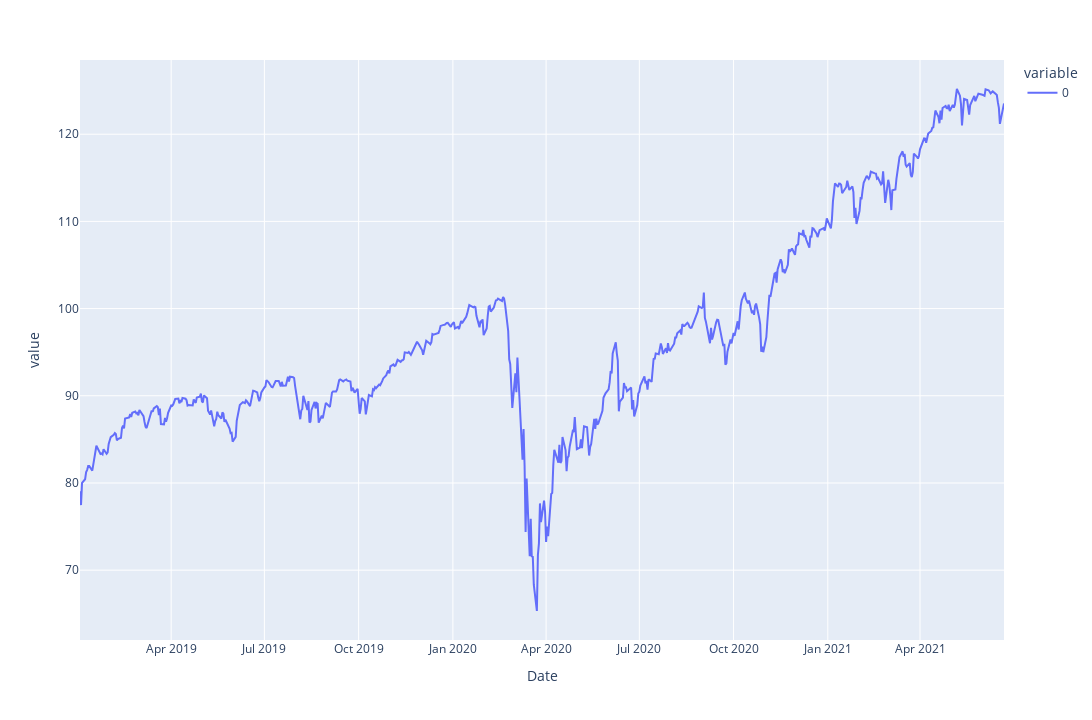

The notebook cell saved with this chart:
### Code cell
#Create everage of all ETFs
data_average = data.mean(axis=1)

px.line(data_average,width=1280,height=720)

### Figure 1 — Plotly figure (JSON) as saved in the notebook; plotly's stock layout.template omitted (floating-point values rounded to 4 significant figures; data arrays with more than 128 entries replaced by an {"elided": "..."} marker saying what was removed)
{"data": [{"hovertemplate": "variable=0<br>Date=%{x}<br>value=%{y}<extra></extra>", "legendgroup": "0", "line": {"color": "#636efa", "dash": "solid"}, "mode": "lines", "name": "0", "orientation": "v", "showlegend": true, "type": "scatter", "x": {"elided": "623 str values"}, "xaxis": "x", "y": {"elided": "623 float values"}, "yaxis": "y"}], "layout": {"height": 720, "legend": {"title": {"text": "variable"}, "tracegroupgap": 0}, "margin": {"t": 60}, "width": 1280, "xaxis": {"anchor": "y", "domain": [0, 1], "title": {"text": "Date"}}, "yaxis": {"anchor": "x", "domain": [0, 1], "title": {"text": "value"}}}}
